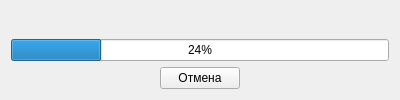
<?xml version="1.0" encoding="UTF-8"?>
<ui version="4.0">
 <class>ProgressForm</class>
 <widget class="QWidget" name="ProgressForm">
  <property name="windowModality">
   <enum>Qt::ApplicationModal</enum>
  </property>
  <property name="geometry">
   <rect>
    <x>0</x>
    <y>0</y>
    <width>400</width>
    <height>100</height>
   </rect>
  </property>
  <property name="minimumSize">
   <size>
    <width>400</width>
    <height>100</height>
   </size>
  </property>
  <property name="maximumSize">
   <size>
    <width>400</width>
    <height>100</height>
   </size>
  </property>
  <property name="windowTitle">
   <string>Ожидание</string>
  </property>
  <layout class="QVBoxLayout" name="verticalLayout">
   <item>
    <widget class="QLabel" name="descLabel">
     <property name="text">
      <string/>
     </property>
    </widget>
   </item>
   <item>
    <widget class="QProgressBar" name="progressBar">
     <property name="value">
      <number>24</number>
     </property>
    </widget>
   </item>
   <item>
    <layout class="QHBoxLayout" name="horizontalLayout">
     <item>
      <spacer name="horizontalSpacer_2">
       <property name="orientation">
        <enum>Qt::Horizontal</enum>
       </property>
       <property name="sizeHint" stdset="0">
        <size>
         <width>40</width>
         <height>20</height>
        </size>
       </property>
      </spacer>
     </item>
     <item>
      <widget class="QPushButton" name="cancelButton">
       <property name="text">
        <string>Отмена</string>
       </property>
      </widget>
     </item>
     <item>
      <spacer name="horizontalSpacer">
       <property name="orientation">
        <enum>Qt::Horizontal</enum>
       </property>
       <property name="sizeHint" stdset="0">
        <size>
         <width>40</width>
         <height>20</height>
        </size>
       </property>
      </spacer>
     </item>
    </layout>
   </item>
  </layout>
 </widget>
 <resources/>
 <connections/>
</ui>
